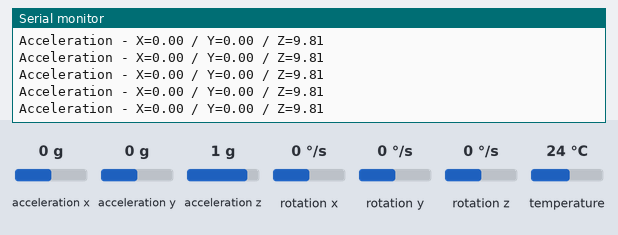
The program below on a simulated Arduino Nano, built with avr-gcc and run on an emulated ATmega328P. Parts: the last lines printed to the serial monitor. The test bench sets the inputs (shaded band); at power-on: acceleration x 0 g, acceleration y 0 g, acceleration z 1 g, rotation x 0 °/s, rotation y 0 °/s, rotation z 0 °/s, temperature 24 °C.

Above: at 2.2 s.
2.3 s: acceleration x set to -1.4 g
At 2.46 s:
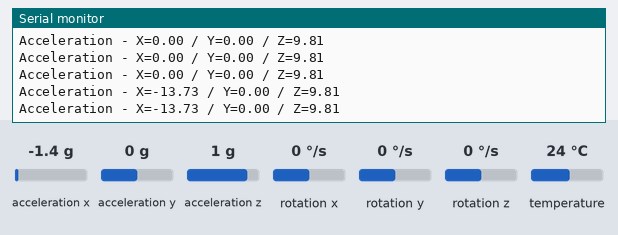
3.8 s: acceleration y set to -1.4 g
At 3.83 s:
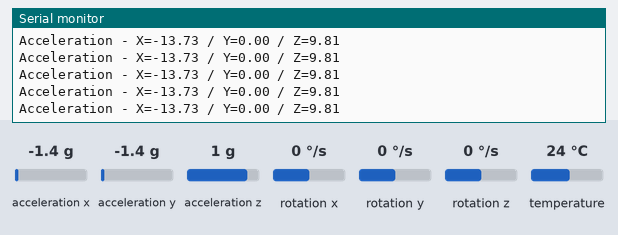
6.8 s: acceleration z set to -1.4 g
At 6.85 s:
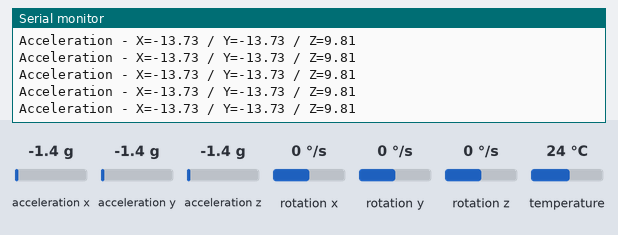
12.8 s: acceleration x set to 0 g
At 12.8 s:
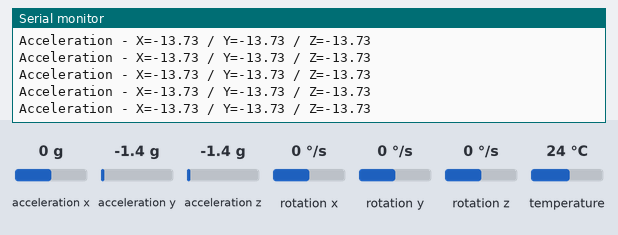
15.8 s: acceleration y set to -0.8 g
At 15.83 s:
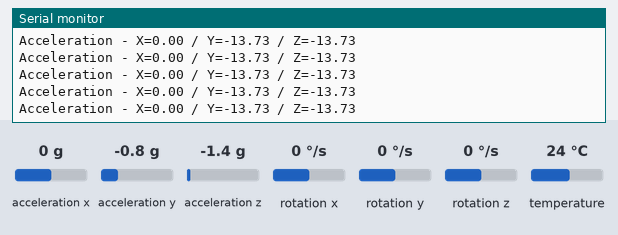
18.8 s: acceleration z set to -0.8 g
At 18.8 s:
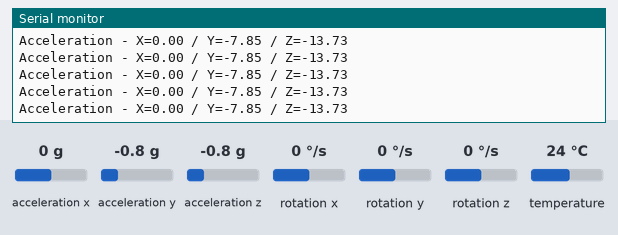
Timing chart, 0 to 21.8 s (numbered marks = the images above; inputs shaded):
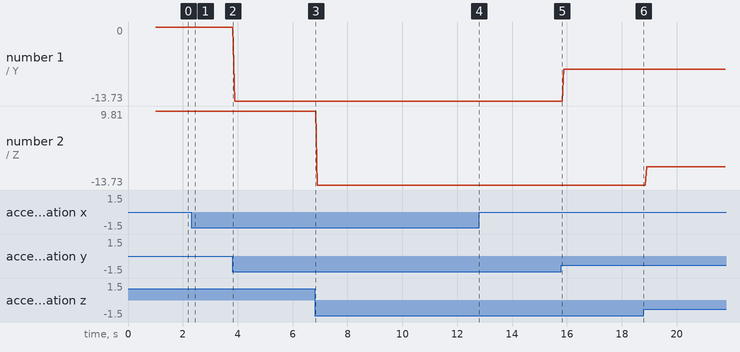

Measured:
- after the input at 2.3 s, the serial monitor: prints a new line after 0.10 s (image 1)
- plotted number 1: -13.73 → -7.85 after the input at 15.8 s

The program:

main.cpp
```cpp
#include <Arduino.h>
#include <Wire.h>
#include <Adafruit_MPU6050.h>
#include <Adafruit_Sensor.h>

Adafruit_MPU6050 mpu;

void setup() {
  Serial.begin(9600);
  while (!Serial);

  if (!mpu.begin()) {
    Serial.println("Failed to find MPU6050 chip");
    while (1) {
      delay(10);
    }
  }
  mpu.setAccelerometerRange(MPU6050_RANGE_2_G);
  mpu.setGyroRange(MPU6050_RANGE_500_DEG);
  mpu.setFilterBandwidth(MPU6050_BAND_21_HZ);
  Serial.println("MPU6050 is ready!");
  delay(1000);
}

void loop() {
  sensors_event_t a, g, temp;
  mpu.getEvent(&a, &g, &temp);
  Serial.print("\n\n\n\n\n\n\n\n\n\n\n\n\n\nAcceleration - X=");
  Serial.print(a.acceleration.x);
  Serial.print(" / Y=");
  Serial.print(a.acceleration.y);
  Serial.print(" / Z=");
  Serial.print(a.acceleration.z);
  //Serial.print("\nGyro - X=");
  //Serial.print(g.gyro.x);
  //Serial.print(", Y=");
  //Serial.print(g.gyro.y);
  //Serial.print(", Z=");
  //Serial.println(g.gyro.z);
}
```
